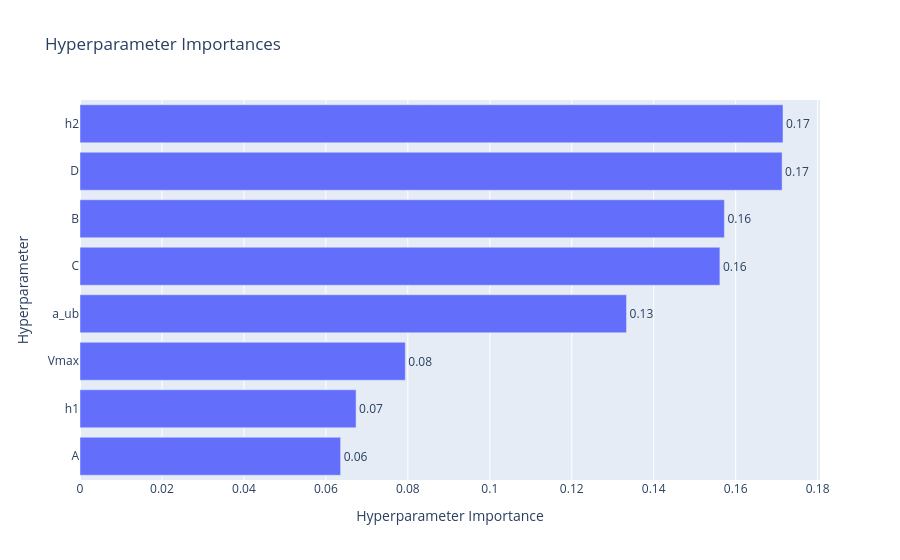

Notebook source saved alongside this figure:
### Code cell
ov.plot_param_importances(study0).show()

### Figure 1 — Plotly figure (JSON) as saved in the notebook; plotly's stock layout.template omitted (floating-point values rounded to 4 significant figures)
{"data": [{"cliponaxis": false, "hovertemplate": ["A (FloatDistribution): 0.06360340797686073<extra></extra>", "h1 (FloatDistribution): 0.06737138384455282<extra></extra>", "Vmax (FloatDistribution): 0.07938488083985734<extra></extra>", "a_ub (FloatDistribution): 0.1333642134911153<extra></extra>", "C (FloatDistribution): 0.15614872881945363<extra></extra>", "B (FloatDistribution): 0.1572501099196697<extra></extra>", "D (FloatDistribution): 0.17132834320022947<extra></extra>", "h2 (FloatDistribution): 0.17154893190826115<extra></extra>"], "name": "Objective Value", "orientation": "h", "text": ["0.06", "0.07", "0.08", "0.13", "0.16", "0.16", "0.17", "0.17"], "textposition": "outside", "type": "bar", "x": [0.0636, 0.06737, 0.07938, 0.1334, 0.1561, 0.1573, 0.1713, 0.1715], "y": ["A", "h1", "Vmax", "a_ub", "C", "B", "D", "h2"]}], "layout": {"title": {"text": "Hyperparameter Importances"}, "xaxis": {"title": {"text": "Hyperparameter Importance"}}, "yaxis": {"title": {"text": "Hyperparameter"}}}}
